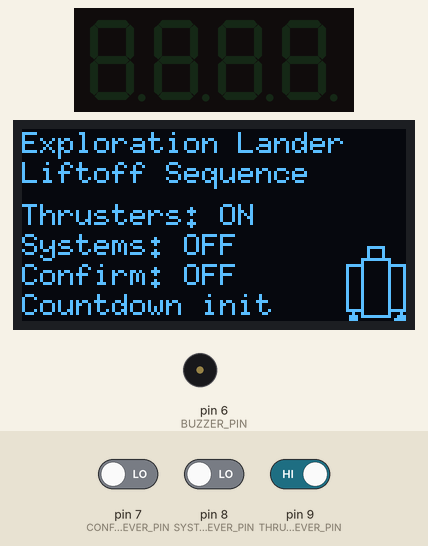
A sketch run on a simulated Arduino Uno, built with avr-gcc and run on an emulated ATmega328P. Parts: 4-digit seven-segment display, 128×64 one-colour display, buzzer (waves = sounding). The inputs (shaded band) are chosen by the test bench; at power-on: pin 9 (THRUST_LEVER_PIN) HIGH, pin 7 (CONFIRM_LEVER_PIN) LOW, pin 8 (SYSTEMS_LEVER_PIN) LOW.

Above: at 1.2 s.
1.3 s: pin 9 (THRUST_LEVER_PIN) driven LOW
At 3.0 s:
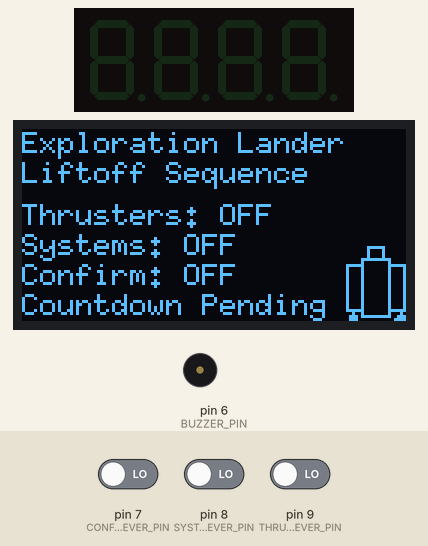
3.6 s: pin 7 (CONFIRM_LEVER_PIN) driven HIGH
At 5.1 s:
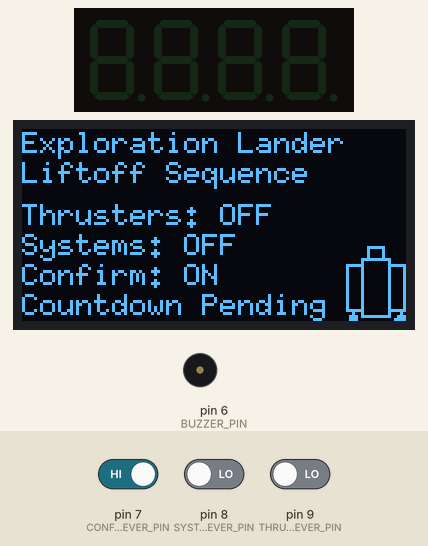
5.8 s: pin 8 (SYSTEMS_LEVER_PIN) driven HIGH
At 7.6 s:
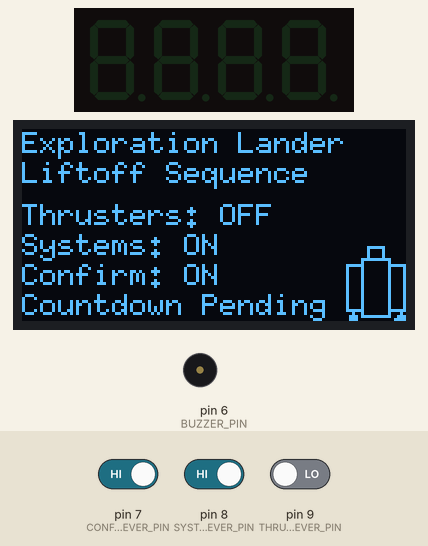
7.9 s: pin 9 (THRUST_LEVER_PIN) driven HIGH
At 10.7 s:
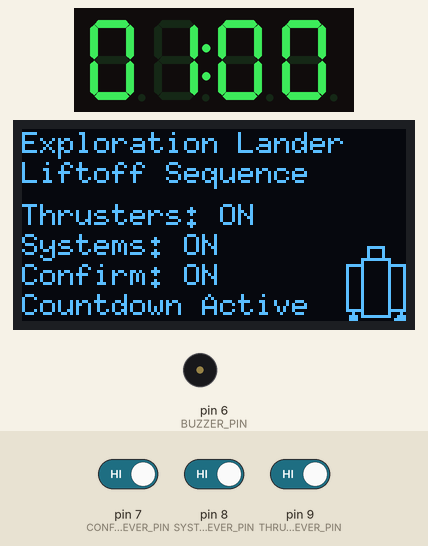
10.9 s: pin 7 (CONFIRM_LEVER_PIN) driven LOW
At 13.9 s:
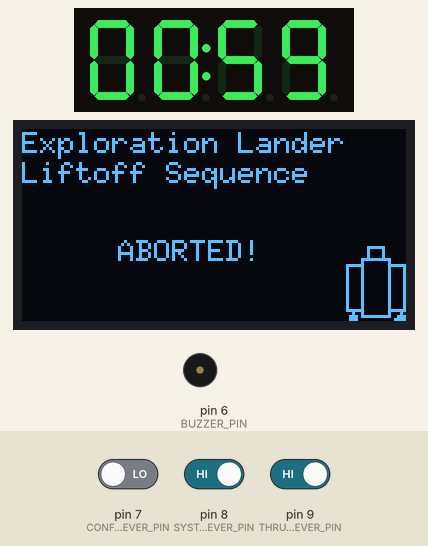
Timing chart, 0 to 14.9 s (numbered marks = the images above; inputs shaded):
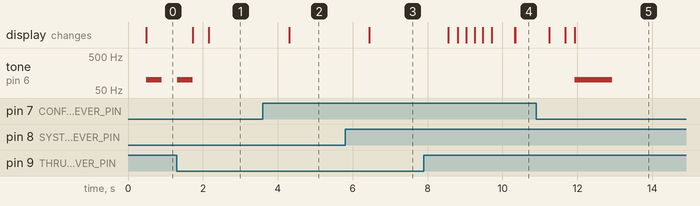

Measured:
- after the input at 1.3 s, tone on pin 6 (BUZZER_PIN): goes on until 1.7 s, then stays silent; the display: first changes after 0.43 s (image 1 shows a later state)
- after the input at 3.6 s, the display: changes after 0.71 s (image 2)
- after the input at 5.8 s, the display: changes after 0.64 s (image 3)
- after the input at 7.9 s, the display: first changes after 0.65 s (image 4 shows a later state)
- after the input at 10.9 s, tone on pin 6 (BUZZER_PIN): silent → 100 Hz after 1.0 s, → silent 1.0 s later; the display: first differs from a run without the input after 0.77 s (image 5 shows a later state)

The sketch:

30_days_lost_in_space_day_24.ino
```cpp
#include "Arduino.h"
#include <TM1637Display.h>
#include <U8g2lib.h>
#include "Wire.h"

#define numberOfMinutes(_milliseconds_) (((_milliseconds_ + 999) / 1000) / 60)
#define numberOfSeconds(_milliseconds_) (((_milliseconds_ + 999) / 1000) % 60)

const byte COUNTER_DISPLAY_DIO_PIN = 4;
const byte COUNTER_DISPLAY_CLK_PIN = 5;

TM1637Display counter_display(COUNTER_DISPLAY_CLK_PIN, COUNTER_DISPLAY_DIO_PIN);

const byte THRUST_LEVER_PIN = 9;
const byte SYSTEMS_LEVER_PIN = 8;
const byte CONFIRM_LEVER_PIN = 7;

const byte BUZZER_PIN = 6;

U8G2_SH1106_128X64_NONAME_2_HW_I2C lander_display(U8G2_R0, /*reset=*/U8X8_PIN_NONE);

const byte LANDER_HEIGHT = 25;
const byte LANDER_WIDTH = 20;

const byte done[] = {
    SEG_B | SEG_C | SEG_D | SEG_E | SEG_G,  // d  //0b0111101
    SEG_A | SEG_B | SEG_C | SEG_D | SEG_E | SEG_F, //O //0b1111110
    SEG_C | SEG_E | SEG_G,  //n //0b0010101
    SEG_A | SEG_D | SEG_E | SEG_F | SEG_G  //E //0b1001111
};

const unsigned long COUNTDOWN_MILLISECONDS = 70UL * 1000UL;

enum LIFTOFF_STATE {
    INIT,
    PENDING,
    COUNTDOWN,
    LIFTOFF,
    ABORT,
};

void setup(){
    Serial.begin(9600);
    counter_display.setBrightness(7);
    counter_display.clear();

    lander_display.begin();
    lander_display.setFont(u8g2_font_6x10_tr);
    lander_display.setFontRefHeightText();
    lander_display.setFontPosTop();

    pinMode(THRUST_LEVER_PIN, INPUT);
    pinMode(SYSTEMS_LEVER_PIN, INPUT);
    pinMode(CONFIRM_LEVER_PIN, INPUT);

    lander_display.clearDisplay();
}

const unsigned long MIN_LOOP_TIME = 200;

void loop(){
    static unsigned long timeRemaining = COUNTDOWN_MILLISECONDS;
    static unsigned long countdown_start_time;
    static enum LIFTOFF_STATE liftoff_state = INIT;

    static bool loop_toggle = true;

    unsigned long loop_start_time = millis();

    bool thrust_lever = digitalRead(THRUST_LEVER_PIN);
    bool systems_lever = digitalRead(SYSTEMS_LEVER_PIN);
    bool confirm_lever = digitalRead(CONFIRM_LEVER_PIN);

    updateLanderDisplay(liftoff_state, thrust_lever, systems_lever, confirm_lever);

    if (liftoff_state == INIT){
        if (!thrust_lever && !systems_lever && !confirm_lever){
            noTone(BUZZER_PIN);
            liftoff_state = PENDING;
        }else {
            if (loop_toggle){
                tone(BUZZER_PIN, 100);
            }else{
                noTone(BUZZER_PIN);
            }
        }
    }else if (liftoff_state == PENDING){
        if (thrust_lever && systems_lever && confirm_lever){
            for (int i =0; i < 3; i++){
                counter_display.clear();
                delay(MIN_LOOP_TIME);
                displayCounter(COUNTDOWN_MILLISECONDS);
                delay(MIN_LOOP_TIME);
            }
            countdown_start_time = millis();
            liftoff_state = COUNTDOWN;
        }
    }else if (liftoff_state == COUNTDOWN){
        unsigned long elapsed_time = millis();
        if (elapsed_time > COUNTDOWN_MILLISECONDS){
            timeRemaining = 0;
            liftoff_state = LIFTOFF;
        }else {
            timeRemaining = COUNTDOWN_MILLISECONDS - elapsed_time;
        }
        if (!thrust_lever || !systems_lever || !confirm_lever){
            liftoff_state = ABORT;
        }
        displayCounter(timeRemaining);
    }else if (liftoff_state == LIFTOFF) {
        counter_display.setSegments(done);
        tone(BUZZER_PIN, 300);
        delay(200);
        tone(BUZZER_PIN, 500);
        delay(400);
        tone(BUZZER_PIN, 38, 5000);

        while(true){
            updateLanderDisplay(liftoff_state, true,true,true);
        }
    }else if (liftoff_state == ABORT){
        tone(BUZZER_PIN, 100, 1000);
        delay(5000);
        liftoff_state = INIT;
    }

    unsigned long loop_time = millis() - loop_start_time;
    if (loop_time < MIN_LOOP_TIME){
        delay(MIN_LOOP_TIME - loop_time);
    }

    loop_toggle = !loop_toggle;
}

const byte MAX_LANDER_SPEED = 5;

void updateLanderDisplay(enum LIFTOFF_STATE liftoff_state,
                            bool thrust_lever,
                            bool systems_lever,
                            bool confirm_lever){
    static int lander_height = lander_display.getDisplayHeight() - LANDER_HEIGHT;
    static byte current_lander_speed = 1;

    lander_display.firstPage();

    do {
        lander_display.setFontPosTop();
        byte y_offset = drawString(0, 0, "Exploration Lander");
        y_offset = drawString(0, y_offset, "Liftoff Sequence");

        if (liftoff_state == LIFTOFF){
            const char LIFTOFF_TEXT[] = "Liftoff!";
            byte y_center = y_offset + ((lander_display.getDisplayHeight()-y_offset) / 2);
            lander_display.setFontPosCenter();
            static byte text_width = lander_display.getStrWidth(LIFTOFF_TEXT);
            static byte x_left = ((lander_display.getDisplayWidth()-LANDER_WIDTH) / 2) - (text_width / 2);
            lander_display.drawStr(x_left, y_center, LIFTOFF_TEXT);
        }else if(liftoff_state == ABORT){
            const char ABORT_TEXT[] = "ABORTED!";
            byte y_center = y_offset + ((lander_display.getDisplayHeight() - y_offset) / 2);
            lander_display.setFontPosCenter();
            static byte text_width = lander_display.getStrWidth(ABORT_TEXT);
            static byte x_left = ((lander_display.getDisplayWidth() - LANDER_WIDTH) / 2) - (text_width / 2);
            lander_display.drawStr(x_left, y_center, ABORT_TEXT);
        }else{
            y_offset = lander_display.getDisplayHeight() - (4* lander_display.getMaxCharHeight());
            y_offset = drawString(0, y_offset, (String("Thrusters: ") + String(thrust_lever ? "ON" : "OFF")).c_str());
            y_offset = drawString(0, y_offset, (String("Systems: ") + String(systems_lever ? "ON" : "OFF")).c_str());
            y_offset = drawString(0, y_offset, (String("Confirm: ") + String(confirm_lever ? "ON" : "OFF")).c_str());

            y_offset - lander_display.getDisplayHeight() - lander_display.getMaxCharHeight();
            drawString(0, y_offset, (String("Countdown ") + liftoffStateToString(liftoff_state)).c_str());
        }
        displayLander(lander_display.getDisplayWidth() - LANDER_WIDTH, lander_height);
    } while (lander_display.nextPage());
    if (liftoff_state == LIFTOFF){
        lander_height -= current_lander_speed;
        if (lander_height < -LANDER_HEIGHT){
            lander_height = lander_display.getDisplayHeight();
        }
        if(current_lander_speed < MAX_LANDER_SPEED){
            current_lander_speed += 1;
        }
    }
}

String liftoffStateToString(enum LIFTOFF_STATE liftoff_state){
    switch (liftoff_state){
        case INIT:
            return ("init");
            break;
        case PENDING:
            return ("Pending");
            break;
        case COUNTDOWN:
            return ("Active");
            break;
        case LIFTOFF:
            return ("Complete");
            break;
        case ABORT:
            return ("ABORT");
            break;
    }
}

void displayCounter(unsigned long milliseconds){
    byte minutes = numberOfMinutes(milliseconds);
    byte seconds = numberOfSeconds(milliseconds);

    counter_display.showNumberDecEx(minutes, 0b01000000, true, 2, 0);
    counter_display.showNumberDecEx(seconds, 0, true, 2, 2);
}

byte drawString(byte x, byte y, char *string){
    lander_display.drawStr(x, y, string);
    return (y + lander_display.getMaxCharHeight());
}

void displayLander(byte x_location, int y_location){
    lander_display.drawFrame(x_location + 7, y_location, 6, 5);
    lander_display.drawFrame(x_location + 5, y_location + 4, 10, 20);
    lander_display.drawFrame(x_location, y_location + 6, 6, 16);
    lander_display.drawFrame(x_location + 14, y_location + 6, 6, 16);
    lander_display.drawTriangle(x_location + 2, y_location + 21, x_location, y_location + 25, x_location + 4, y_location + 25);
    lander_display.drawTriangle(x_location + 18, y_location + 21, x_location + 15, y_location + 25, x_location + 20, y_location + 25);
}
```
